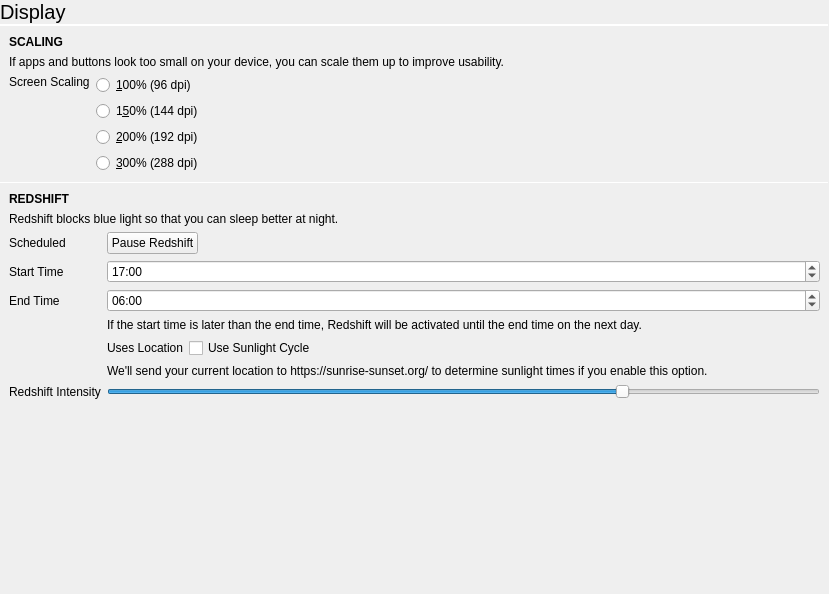
<?xml version="1.0" encoding="UTF-8"?>
<ui version="4.0">
 <class>DisplayPane</class>
 <widget class="QWidget" name="DisplayPane">
  <property name="geometry">
   <rect>
    <x>0</x>
    <y>0</y>
    <width>829</width>
    <height>594</height>
   </rect>
  </property>
  <property name="windowTitle">
   <string notr="true">Form</string>
  </property>
  <layout class="QVBoxLayout" name="verticalLayout">
   <property name="spacing">
    <number>0</number>
   </property>
   <property name="leftMargin">
    <number>0</number>
   </property>
   <property name="topMargin">
    <number>0</number>
   </property>
   <property name="rightMargin">
    <number>0</number>
   </property>
   <property name="bottomMargin">
    <number>0</number>
   </property>
   <item>
    <widget class="QLabel" name="label">
     <property name="font">
      <font>
       <pointsize>15</pointsize>
      </font>
     </property>
     <property name="text">
      <string>Display</string>
     </property>
     <property name="margin">
      <number>9</number>
     </property>
    </widget>
   </item>
   <item>
    <widget class="Line" name="line">
     <property name="maximumSize">
      <size>
       <width>16777215</width>
       <height>1</height>
      </size>
     </property>
     <property name="orientation">
      <enum>Qt::Horizontal</enum>
     </property>
    </widget>
   </item>
   <item>
    <widget class="QScrollArea" name="scrollArea">
     <property name="frameShape">
      <enum>QFrame::NoFrame</enum>
     </property>
     <property name="widgetResizable">
      <bool>true</bool>
     </property>
     <widget class="QWidget" name="mainAreaContents">
      <property name="geometry">
       <rect>
        <x>0</x>
        <y>0</y>
        <width>829</width>
        <height>551</height>
       </rect>
      </property>
      <layout class="QVBoxLayout" name="verticalLayout_2">
       <property name="spacing">
        <number>0</number>
       </property>
       <property name="leftMargin">
        <number>0</number>
       </property>
       <property name="topMargin">
        <number>0</number>
       </property>
       <property name="rightMargin">
        <number>0</number>
       </property>
       <property name="bottomMargin">
        <number>0</number>
       </property>
       <item>
        <widget class="DisplayPositionWidget" name="displayPositioning" native="true"/>
       </item>
       <item>
        <widget class="Line" name="line_2">
         <property name="maximumSize">
          <size>
           <width>16777215</width>
           <height>1</height>
          </size>
         </property>
         <property name="orientation">
          <enum>Qt::Horizontal</enum>
         </property>
        </widget>
       </item>
       <item>
        <layout class="QGridLayout" name="gridLayout">
         <property name="leftMargin">
          <number>9</number>
         </property>
         <property name="topMargin">
          <number>9</number>
         </property>
         <property name="rightMargin">
          <number>9</number>
         </property>
         <property name="bottomMargin">
          <number>9</number>
         </property>
         <property name="spacing">
          <number>6</number>
         </property>
         <item row="2" column="0">
          <widget class="QLabel" name="label_51">
           <property name="sizePolicy">
            <sizepolicy hsizetype="Preferred" vsizetype="Preferred">
             <horstretch>0</horstretch>
             <verstretch>0</verstretch>
            </sizepolicy>
           </property>
           <property name="text">
            <string>Screen Scaling</string>
           </property>
           <property name="alignment">
            <set>Qt::AlignLeading|Qt::AlignLeft|Qt::AlignTop</set>
           </property>
          </widget>
         </item>
         <item row="1" column="0" colspan="2">
          <widget class="QLabel" name="label_3">
           <property name="text">
            <string>If apps and buttons look too small on your device, you can scale them up to improve usability.</string>
           </property>
           <property name="wordWrap">
            <bool>true</bool>
           </property>
          </widget>
         </item>
         <item row="0" column="0" colspan="2">
          <widget class="QLabel" name="label_2">
           <property name="font">
            <font>
             <weight>75</weight>
             <bold>true</bold>
            </font>
           </property>
           <property name="text">
            <string>SCALING</string>
           </property>
          </widget>
         </item>
         <item row="2" column="1">
          <widget class="QWidget" name="widget" native="true">
           <property name="sizePolicy">
            <sizepolicy hsizetype="Expanding" vsizetype="Preferred">
             <horstretch>0</horstretch>
             <verstretch>0</verstretch>
            </sizepolicy>
           </property>
           <layout class="QVBoxLayout" name="verticalLayout_33">
            <property name="leftMargin">
             <number>0</number>
            </property>
            <property name="topMargin">
             <number>0</number>
            </property>
            <property name="rightMargin">
             <number>0</number>
            </property>
            <property name="bottomMargin">
             <number>0</number>
            </property>
            <item>
             <widget class="QRadioButton" name="dpi100">
              <property name="text">
               <string>&amp;100% (96 dpi)</string>
              </property>
             </widget>
            </item>
            <item>
             <widget class="QRadioButton" name="dpi150">
              <property name="text">
               <string>1&amp;50% (144 dpi)</string>
              </property>
             </widget>
            </item>
            <item>
             <widget class="QRadioButton" name="dpi200">
              <property name="text">
               <string>&amp;200% (192 dpi)</string>
              </property>
             </widget>
            </item>
            <item>
             <widget class="QRadioButton" name="dpi300">
              <property name="text">
               <string>&amp;300% (288 dpi)</string>
              </property>
             </widget>
            </item>
           </layout>
          </widget>
         </item>
        </layout>
       </item>
       <item>
        <widget class="Line" name="line_3">
         <property name="maximumSize">
          <size>
           <width>16777215</width>
           <height>1</height>
          </size>
         </property>
         <property name="orientation">
          <enum>Qt::Horizontal</enum>
         </property>
        </widget>
       </item>
       <item>
        <layout class="QGridLayout" name="gridLayout_24">
         <property name="leftMargin">
          <number>9</number>
         </property>
         <property name="topMargin">
          <number>9</number>
         </property>
         <property name="rightMargin">
          <number>9</number>
         </property>
         <property name="bottomMargin">
          <number>9</number>
         </property>
         <property name="spacing">
          <number>6</number>
         </property>
         <item row="5" column="1">
          <widget class="QLabel" name="label_57">
           <property name="text">
            <string>If the start time is later than the end time, Redshift will be activated until the end time on the next day.</string>
           </property>
           <property name="wordWrap">
            <bool>true</bool>
           </property>
          </widget>
         </item>
         <item row="8" column="1">
          <widget class="QSlider" name="redshiftIntensity">
           <property name="minimum">
            <number>1000</number>
           </property>
           <property name="maximum">
            <number>6500</number>
           </property>
           <property name="value">
            <number>5000</number>
           </property>
           <property name="orientation">
            <enum>Qt::Horizontal</enum>
           </property>
           <property name="invertedAppearance">
            <bool>false</bool>
           </property>
           <property name="invertedControls">
            <bool>false</bool>
           </property>
          </widget>
         </item>
         <item row="2" column="0">
          <widget class="QLabel" name="label_44">
           <property name="text">
            <string>Scheduled</string>
           </property>
          </widget>
         </item>
         <item row="3" column="1">
          <widget class="QTimeEdit" name="startRedshift">
           <property name="dateTime">
            <datetime>
             <hour>17</hour>
             <minute>0</minute>
             <second>0</second>
             <year>2000</year>
             <month>1</month>
             <day>1</day>
            </datetime>
           </property>
           <property name="displayFormat">
            <string notr="true">HH:mm</string>
           </property>
          </widget>
         </item>
         <item row="4" column="0">
          <widget class="QLabel" name="label_8">
           <property name="text">
            <string>End Time</string>
           </property>
          </widget>
         </item>
         <item row="2" column="1">
          <layout class="QHBoxLayout" name="horizontalLayout_48">
           <item>
            <widget class="tSwitch" name="redshiftPause">
             <property name="text">
              <string notr="true">Pause Redshift</string>
             </property>
            </widget>
           </item>
           <item>
            <spacer name="horizontalSpacer_34">
             <property name="orientation">
              <enum>Qt::Horizontal</enum>
             </property>
             <property name="sizeHint" stdset="0">
              <size>
               <width>40</width>
               <height>20</height>
              </size>
             </property>
            </spacer>
           </item>
          </layout>
         </item>
         <item row="7" column="1">
          <widget class="QLabel" name="label_96">
           <property name="text">
            <string>We'll send your current location to https://sunrise-sunset.org/ to determine sunlight times if you enable this option.</string>
           </property>
           <property name="wordWrap">
            <bool>true</bool>
           </property>
          </widget>
         </item>
         <item row="6" column="1">
          <layout class="QHBoxLayout" name="horizontalLayout_8">
           <item>
            <widget class="QLabel" name="usesLocation">
             <property name="text">
              <string notr="true">Uses Location</string>
             </property>
            </widget>
           </item>
           <item>
            <widget class="QCheckBox" name="sunlightRedshift">
             <property name="enabled">
              <bool>true</bool>
             </property>
             <property name="sizePolicy">
              <sizepolicy hsizetype="Expanding" vsizetype="Fixed">
               <horstretch>0</horstretch>
               <verstretch>0</verstretch>
              </sizepolicy>
             </property>
             <property name="text">
              <string>Use Sunlight Cycle</string>
             </property>
            </widget>
           </item>
          </layout>
         </item>
         <item row="4" column="1">
          <widget class="QTimeEdit" name="endRedshift">
           <property name="dateTime">
            <datetime>
             <hour>6</hour>
             <minute>0</minute>
             <second>0</second>
             <year>2000</year>
             <month>1</month>
             <day>1</day>
            </datetime>
           </property>
           <property name="displayFormat">
            <string notr="true">HH:mm</string>
           </property>
          </widget>
         </item>
         <item row="8" column="0">
          <widget class="QLabel" name="label_18">
           <property name="text">
            <string>Redshift Intensity</string>
           </property>
          </widget>
         </item>
         <item row="0" column="0" colspan="2">
          <widget class="QLabel" name="redshiftLabel">
           <property name="font">
            <font>
             <weight>75</weight>
             <bold>true</bold>
            </font>
           </property>
           <property name="text">
            <string>REDSHIFT</string>
           </property>
          </widget>
         </item>
         <item row="3" column="0">
          <widget class="QLabel" name="label_5">
           <property name="text">
            <string>Start Time</string>
           </property>
          </widget>
         </item>
         <item row="1" column="0" colspan="2">
          <widget class="QLabel" name="label_4">
           <property name="text">
            <string>Redshift blocks blue light so that you can sleep better at night.</string>
           </property>
          </widget>
         </item>
        </layout>
       </item>
       <item>
        <spacer name="verticalSpacer">
         <property name="orientation">
          <enum>Qt::Vertical</enum>
         </property>
         <property name="sizeHint" stdset="0">
          <size>
           <width>20</width>
           <height>0</height>
          </size>
         </property>
        </spacer>
       </item>
      </layout>
     </widget>
    </widget>
   </item>
  </layout>
 </widget>
 <customwidgets>
  <customwidget>
   <class>tSwitch</class>
   <extends>QPushButton</extends>
   <header location="global">tswitch.h</header>
  </customwidget>
  <customwidget>
   <class>DisplayPositionWidget</class>
   <extends>QWidget</extends>
   <header>displaypositionwidget.h</header>
   <container>1</container>
   <slots>
    <signal>showDisplayPanel()</signal>
   </slots>
  </customwidget>
 </customwidgets>
 <resources/>
 <connections/>
</ui>
